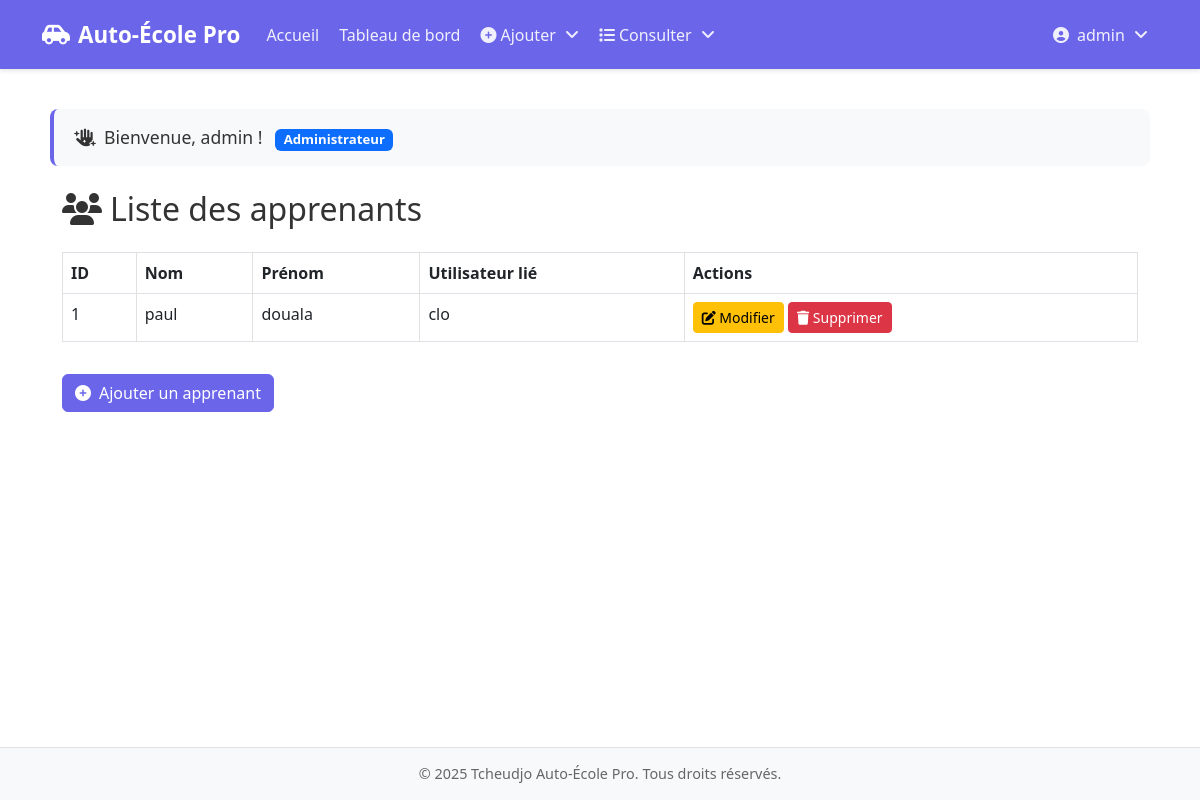
Page /Vue/listeApprenant.php (signed in) on the committed database.
### tables this page shows
CREATE TABLE apprenants (
                            id INT AUTO_INCREMENT PRIMARY KEY,
                            nom VARCHAR(100) NOT NULL,
                            prenom VARCHAR(100) NOT NULL,
                            email VARCHAR(191) NOT NULL UNIQUE, 
                            user_id INT NOT NULL,
                            FOREIGN KEY (user_id) REFERENCES users(id)
);

CREATE TABLE users (
                       id INT AUTO_INCREMENT PRIMARY KEY,
                       username VARCHAR(50) UNIQUE NOT NULL,
                       password VARCHAR(255) NOT NULL, 
                       email VARCHAR(191) UNIQUE NOT NULL, 
                       role VARCHAR(50) NOT NULL,
                       created_at TIMESTAMP DEFAULT CURRENT_TIMESTAMP
);

### Controller/ApprenantController.php (called while the page is built, shortened)
<?php
class ApprenantController {
    private $pdo;
    public function __construct() {
        try {
            $this->pdo = new PDO(DNS, USER, PASSWORD);
            $this->pdo->setAttribute(PDO::ATTR_ERRMODE, PDO::ERRMODE_EXCEPTION);
        } catch (PDOException $e) {
            die("Erreur de connexion : " . $e->getMessage());
        }
    }
    public function getAllApprenants() {
        $stmt = $this->pdo->query("SELECT a.*, u.username
                                   FROM apprenants a
                                   LEFT JOIN users u ON a.user_id = u.id");
        return $stmt->fetchAll(PDO::FETCH_ASSOC);
    }
}
?>

### Vue/listeApprenant.php (the view, shortened to what this page needs)
<?php
require_once '../Controller/ApprenantController.php';
$controller = new ApprenantController();
$apprenants = $controller->getAllApprenants();
?>
<div class="container mt-4">
    <h2 class="mb-4">
        <i class="fas fa-users me-2"></i>Liste des apprenants
    </h2>
    <table class="table table-bordered">
        <thead>
        <tr>
            <th>ID</th>
            <th>Nom</th>
            <th>Prénom</th>
            <th>Utilisateur lié</th>
            <th>Actions</th>
        </tr>
        </thead>
        <tbody>
        <?php if (empty($apprenants)): ?>
            <tr>
                <td colspan="5" class="text-center">Aucun apprenant trouvé.</td>
            </tr>
        <?php else: ?>
            <?php foreach ($apprenants as $apprenant): ?>
                <tr>
                    <td><?php echo htmlspecialchars($apprenant['id']); ?></td>
                    <td><?php echo htmlspecialchars($apprenant['nom']); ?></td>
                    <td><?php echo htmlspecialchars($apprenant['prenom']); ?></td>
                    <td>
                        <?php if ($apprenant['username']): ?>
                            <?php echo htmlspecialchars($apprenant['username']); ?>
                        <?php else: ?>
                            Aucun utilisateur lié
                        <?php endif; ?>
                    </td>
                    <td>
                        <a href="modifierApprenant.php?id=<?php echo $apprenant['id']; ?>" class="btn btn-sm btn-warning">
                            <i class="fas fa-edit"></i> Modifier
                        </a>
                        <a href="../Controller/ApprenantController.php?action=delete&id=<?php echo $apprenant['id']; ?>"
                           class="btn btn-sm btn-danger"
                           onclick="return confirm('Êtes-vous sûr de vouloir supprimer cet apprenant ?');">
                            <i class="fas fa-trash"></i> Supprimer
                        </a>
                    </td>
                </tr>
            <?php endforeach; ?>
        <?php endif; ?>
        </tbody>
    </table>
    <a href="formulaireApprenant.php" class="btn btn-primary mt-3">
        <i class="fas fa-plus-circle me-2"></i>Ajouter un apprenant
    </a>
</div>
<?php
require 'template.php';
?>

### Vue/template.php (style rules this page uses)
:root { --primary-color: #6b65ea; --secondary-color: #5550c7; --light-bg: #FFFFFF; --light-text: #333333; }
body { font-family: 'Segoe UI', Tahoma, Geneva, Verdana, sans-serif; background-color: var(--light-bg); color: var(--light-text); min-height: 100vh; display: flex; flex-direction: column; }
table { width: 100%; margin-top: 20px; border-collapse: collapse; }
table, th, td { border: 1px solid #e0e0e0; }
th { background-color: #f5f5f5; color: #333; font-weight: 600; padding: 12px 15px; }
td { padding: 10px 15px; }
.btn-primary { background-color: var(--primary-color); border-color: var(--primary-color); }

### rows in the picture
apprenants: id "1", nom "paul", prenom "douala", user.username "clo"

### other values in the picture
$_SESSION['username'] "admin"
